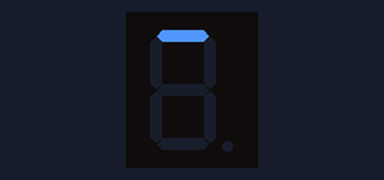
Recording of a sketch running on a simulated Arduino Uno, built with avr-gcc and run on an emulated ATmega328P. Parts: 1-digit seven-segment display. Wiring (inferred from the names in the program): 1-digit 7-segment display, segments lit when HIGH: segments pin 12, pin 10, pin 9, pin 8, pin 7, pin 6, pin 5, pin 4. The segment pins are drawn as the display they are named for.

Above: at 0.1 s.
At 1.1 s:
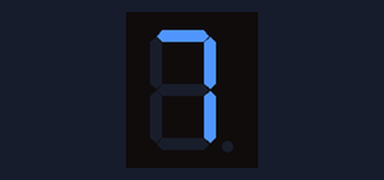
At 2.1 s:
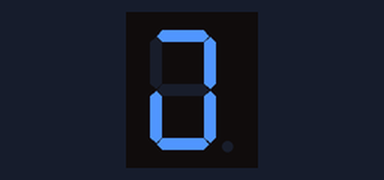
At 4.1 s:
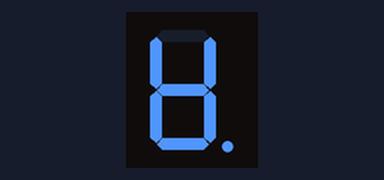
At 6.1 s:
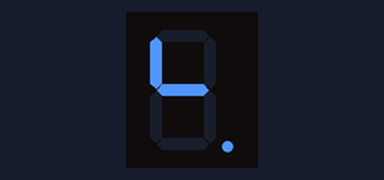
At 8.6 s:
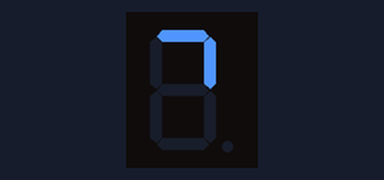

Measured:
- by itself, everything shown: repeats every 8.0 s, in 16 steps
- what the display in image 1 shows lasts 0.5 s, from 1.0 s to 1.5 s

The sketch:

sketch_oct31a.ino
```cpp
  // Declare all the segments pins
  const int pinA = 12;
  const int pinB = 10;
  const int pinC = 9;
  const int pinD = 8;
  const int pinE = 7;
  const int pinF = 6;
  const int pinG = 5;
  const int pinDP = 4;

  const int segSize = 8;
  int index = 0;

  bool commonAnode = false; // Modify if you have common anode
  byte state = HIGH;
  int segments[segSize] = {
    pinA, pinB, pinC, pinD, pinE, pinF, pinG, pinDP
  };

  void setup() {
    for (int i = 0; i < segSize; i++) {
      // TODO: Set the pin mode for each segment
      pinMode(segments[i], OUTPUT);
    }
    if (commonAnode == true) {
      state = !state;
    }
  }

  void loop() {
    // TODO: Control the segments to create a pattern
    digitalWrite(segments[index], state);

    // TODO: Update the in vitrodex to move to the next segment
    index++;

    // TODO: Set the delay time between segment changes
    delay(500);

    // TODO: Reset the index and change state if necessary
    if (index >= segSize){
      state = !state;
      index = 0;
    }
  }
```
